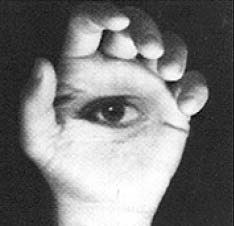
#> input picture pacote_trabalho2/a01 - Original.bmp, 234 x 226 px, found by its file name
$ python main.py
#> lines starting #> are read from the running program, lines starting #| are printed output that depends on the picture
# Import de bibliotecas utilizadas
import numpy as np
import sys
import timeit
import cv2
from numpy.lib.type_check import imag

INPUT_IMAGE1 = '/Users/thomszk/Desktop/PDI/PDI_2021.2/pacote_trabalho2/a01 - Original.bmp'
INPUT_IMAGE2 = '/Users/thomszk/Desktop/PDI/PDI_2021.2/pacote_trabalho2/b01 - Original.bmp'

# Tamanho do kernel NxN
KERNEL_WIDTH = 5
KERNEL_HEIGHT = 5


# Algoritmo filtro da media ingenuo ** Para imagens coloridas, processar cada canal RGB independentemente. !!EH BGR!!
def blurIngenuo(image, kernel_h, kernel_w):

    img = image.copy()
    media = kernel_h * kernel_w
    kernel_h = kernel_h // 2
    kernel_w = kernel_w // 2

    # Separando os canais de cores
    b, g, r = cv2.split(img)

    # test
    # print(img.shape)
    # print(len(image))
    # print(len(image[0]))

    # Fazendo o blur
    for row in range(len(img)):
        for col in range(len(img[0])):
            somaB = 0
            somaG = 0
            somaR = 0

            for y in range(row - kernel_h, row + kernel_h + 1):
                for x in range(col - kernel_w, col + kernel_w + 1):
                    if(y >= 0 and y < len(img) and x >= 0 and x < len(img[0])):
                        somaB += b[y][x]
                        somaG += g[y][x]
                        somaR += r[y][x]

                img[row][col][0] = (somaB / media)
                img[row][col][1] = (somaG / media)
                img[row][col][2] = (somaR / media)
    return img

def blurSeparado(image, kernel_h, kernel_w):

    img = image.copy()
    height = kernel_h
    width = kernel_w
    kernel_h = kernel_h // 2
    kernel_w = kernel_w // 2

    # Separando os canais de cores
    b, g, r = cv2.split(img)

    # Fazendo blur HEIGTH
    for row in range(len(img)):
        for col in range(len(img[0])):
            somaB = 0
            somaG = 0
            somaR = 0

            for y in range(row - kernel_h, row + kernel_h + 1):
                if(y >= 0 and y < len(img)):
                    somaB += b[y][col]
                    somaG += g[y][col]
                    somaR += r[y][col]

            img[row][col][0] = (somaB / height)
            img[row][col][1] = (somaG / height)
            img[row][col][2] = (somaR / height)

    b, g, r = cv2.split(img)

    # Fazendo blur WIDTH
    for row in range(len(img)):
        for col in range(len(img[0])):
            somaB = 0
            somaG = 0
            somaR = 0

            for x in range(col - kernel_w, col + kernel_w + 1):
                if(x >= 0 and x < len(img[0])):
                    somaB += b[row][x]
                    somaG += g[row][x]
                    somaR += r[row][x]

            img[row][col][0] = (somaB / width)
            img[row][col][1] = (somaG / width)
            img[row][col][2] = (somaR / width)

    return img

def imagemIntegral(image):

    img = image.copy()

    # Separando canais de cores
    b, g, r = cv2.split(image)

    for row in range(len(image)):
        img[row][0][0] = b[row][0]
        img[row][0][1] = g[row][0]
        img[row][0][2] = r[row][0]

        for col in range(1, len(image[0])):
            img[row][col][0] = b[row][col] + img[row][col-1][0]
            img[row][col][1] = g[row][col] + img[row][col-1][1]
            img[row][col][2] = r[row][col] + img[row][col-1][2]

    for row in range(1, len(image)):
        for col in range(len(image[0])):
            img[row][col][0] = img[row][col][0] + img[row-1][col][0]
            img[row][col][1] = img[row][col][1] + img[row-1][col][1]
            img[row][col][2] = img[row][col][2] + img[row-1][col][2]


    return img

def filtroIntegral(image, kernel_h, kernel_w):          # Problema ans bordas!!!!! corrigir se der tempo.

    img = imagemIntegral(image)
    b, g, r = cv2.split(img)
    final = img.copy()
    media = kernel_w * kernel_h
    kernel_w = kernel_w // 2
    kernel_h = kernel_h // 2

    # [11 lines of commented-out code are left out]

    for row in range(kernel_h, len(image) - kernel_h):
        for col in range(kernel_w, len(image[0]) - kernel_w):
            final[row][col][0] = b[row + kernel_h][col + kernel_w] - b[row + kernel_h][col - kernel_w] - b[row - kernel_h][col + kernel_w] + b[row - kernel_h][col - kernel_w]
            final[row][col][1] = g[row + kernel_h][col + kernel_w] - g[row + kernel_h][col - kernel_w] - g[row - kernel_h][col + kernel_w] + g[row - kernel_h][col - kernel_w]
            final[row][col][2] = r[row + kernel_h][col + kernel_w] - r[row + kernel_h][col - kernel_w] - r[row - kernel_h][col + kernel_w] + r[row - kernel_h][col - kernel_w]

    final = final / media
    return final


def main():
    # Abre as 2 imagens de exemplo disponibilizadas
    image1 = cv2.imread(INPUT_IMAGE1)
#> image1 is the input picture: shape (226, 234, 3); min 8, max 255, mean 123.3
    image2 = cv2.imread(INPUT_IMAGE2)
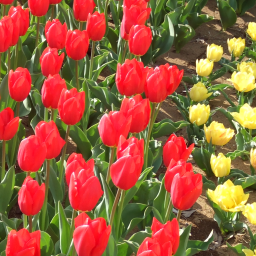
#> input picture pacote_trabalho2/b01 - Original.bmp, 256 x 256 px, found by its file name
#> image2 is the input picture: shape (256, 256, 3); mean B, G, R 60.6, 93.5, 156

    # Testa erro ao abrir uma imagem
    if image1 is None or image2 is None:
        print('Erro abrindo a alguma das imagens.\n')
        sys.exit()

    # parametriza as imagens
    image1 = image1.astype(np.float32) / 255
    image2 = image2.astype(np.float32) / 255

    # Aplica Filtro Media Ingenuo nas imagens
    start_time = timeit.default_timer ()
    image1_ingenuo = blurIngenuo(image1, KERNEL_HEIGHT, KERNEL_WIDTH)
    print ('Tempo imagem 1 INGENUO: %f' % (timeit.default_timer () - start_time))

    start_time = timeit.default_timer ()
    image2_ingenuo = blurIngenuo(image2, KERNEL_HEIGHT, KERNEL_WIDTH)
    print ('Tempo imagem 2 INGENUO: %f' % (timeit.default_timer () - start_time))

    # Aplica Filtro Media Separavel nas imagens
    start_time = timeit.default_timer ()
    image1_separavel = blurSeparado(image1, KERNEL_HEIGHT, KERNEL_WIDTH)
    print ('Tempo imagem 1 SEPARAVEL: %f' % (timeit.default_timer () - start_time))

    start_time = timeit.default_timer ()
    image2_separavel = blurSeparado(image2, KERNEL_HEIGHT, KERNEL_WIDTH)
    print ('Tempo imagem 2 SEPARAVEL: %f' % (timeit.default_timer () - start_time))

    # [9 lines of commented-out code are left out]
    start_time = timeit.default_timer ()
    image1_integral = filtroIntegral(image1, KERNEL_HEIGHT, KERNEL_WIDTH)
#> after the loop in filtroIntegral, `for row in range(kernel_h, len(image) - kernel_h):`:
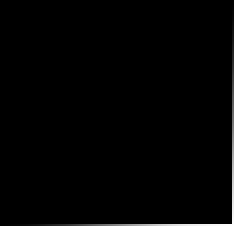
#> final: shape (226, 234, 3) float32; min 0.118, max 25562.1, mean 220.1; drawn with min black and max white
    print ('Tempo imagem 1 INTEGRAL: %f' % (timeit.default_timer () - start_time))

    start_time = timeit.default_timer ()
    image2_integral = filtroIntegral(image2, KERNEL_HEIGHT, KERNEL_WIDTH)
#> call 2 of filtroIntegral, with kernel_h = 5, kernel_w = 5
#> after the loop in imagemIntegral (call 2), `for row in range(len(image)):`:
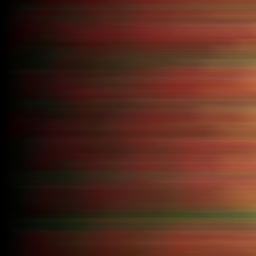
#> img: shape (256, 256, 3) float32; mean B, G, R 28.8, 41.6, 80.7
#> after the loop in imagemIntegral (call 2), `for row in range(1, len(image)):`:
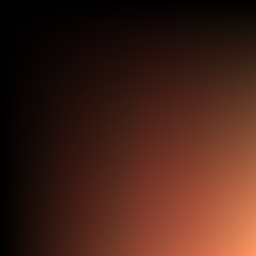
#> img: shape (256, 256, 3) float32; mean B, G, R 3712.5, 5260.6, 10514.4; drawn with min black and max white
#> in filtroIntegral (call 2), `b, g, r = cv2.split(img)`:
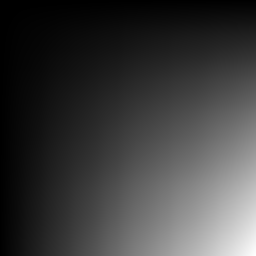
#> b: shape (256, 256) float32; min 0.137, max 15564.4, mean 3712.5; drawn with min black and max white
    print ('Tempo imagem 2 INTEGRAL: %f' % (timeit.default_timer () - start_time))

    cv2.imshow('01 - Original', image1)
    cv2.imshow('02 - Original', image2)
    cv2.imshow('01 - Ingenuo', image1_ingenuo)
    cv2.imshow('02 - Ingenuo', image2_ingenuo)
    cv2.imshow('01 - Separavel', image1_separavel)
    cv2.imshow('02 - Separavel', image2_separavel)
    cv2.imshow('01 - Integral', image1_integral)
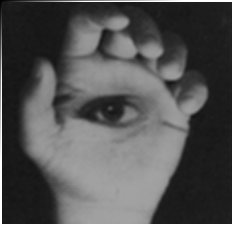
#> window '01 - Integral': shape (226, 234, 3); min 1, max 255, mean 84.8
    cv2.imshow('02 - Integral', image2_integral)
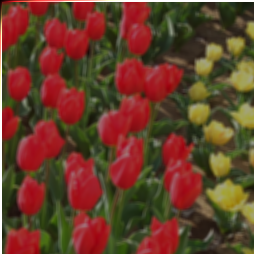
#> window '02 - Integral': shape (256, 256, 3); mean B, G, R 44.4, 64.8, 104.3
    cv2.waitKey()
    cv2.destroyAllWindows()

if __name__ == '__main__':
    main()
